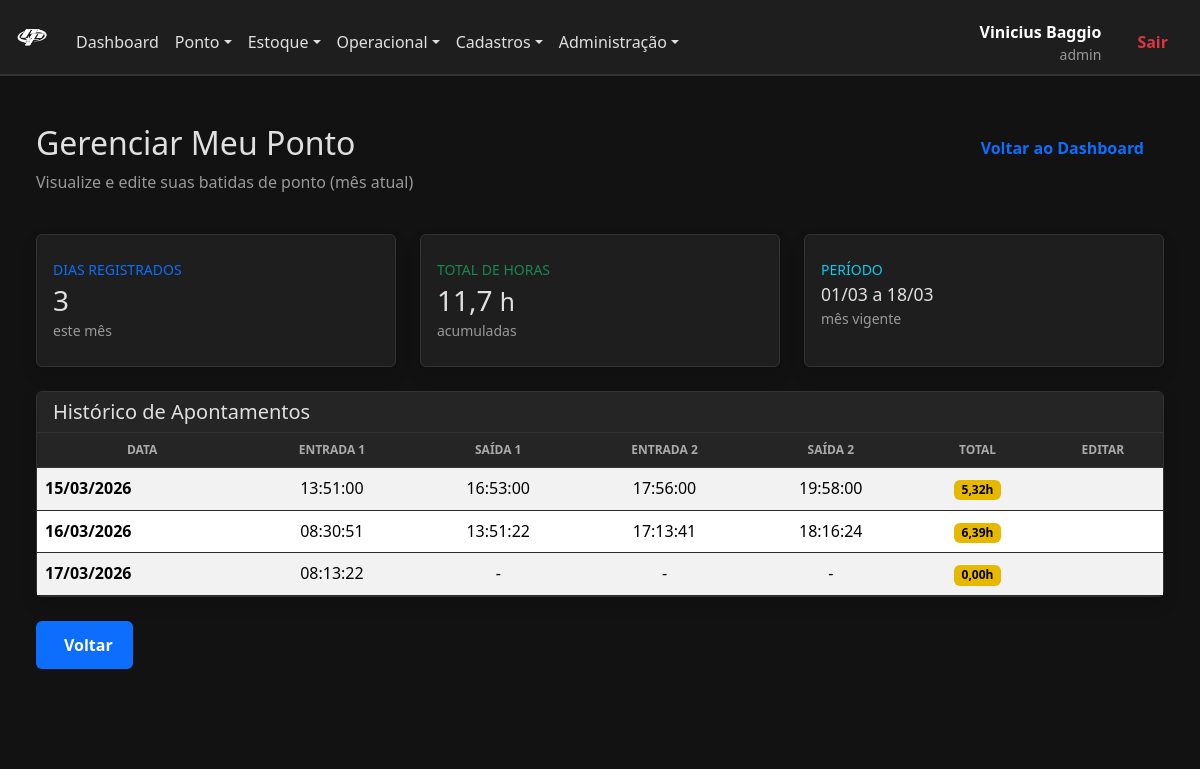
Screenshot of /index.php?rota=gerenciar_ponto_pessoal (signed in) with the database file from the repository.
### tables this page shows
CREATE TABLE `apontamentos_ponto` (
  `id` int(11) NOT NULL,
  `usuario_id` int(11) NOT NULL,
  `data` date NOT NULL,
  `hora_entrada_1` time DEFAULT NULL,
  `hora_saida_1` time DEFAULT NULL,
  `foto_entrada_1` varchar(255) DEFAULT NULL COMMENT 'Path: 2026-03-14/user_5_entrada_1.jpg',
  `foto_saida_1` varchar(255) DEFAULT NULL,
  `geo_entrada_1` varchar(50) DEFAULT NULL COMMENT 'Formato: -23.5505,-46.6333',
  `geo_saida_1` varchar(50) DEFAULT NULL,
  `geo_precisao_entrada_1` int(11) DEFAULT NULL COMMENT 'Precisão em metros',
  `geo_precisao_saida_1` int(11) DEFAULT NULL,
  `ip_origem_entrada_1` varchar(50) DEFAULT NULL,
  `ip_origem_saida_1` varchar(50) DEFAULT NULL,
  `device_id_entrada_1` varchar(255) DEFAULT NULL COMMENT 'Canvas fingerprint',
  `device_id_saida_1` varchar(255) DEFAULT NULL,
  `user_agent_entrada_1` text DEFAULT NULL,
  `user_agent_saida_1` text DEFAULT NULL,
  `hora_entrada_2` time DEFAULT NULL,
  `hora_saida_2` time DEFAULT NULL,
  `foto_entrada_2` varchar(255) DEFAULT NULL,
  `foto_saida_2` varchar(255) DEFAULT NULL,
  `geo_entrada_2` varchar(50) DEFAULT NULL,
  `geo_saida_2` varchar(50) DEFAULT NULL,
  `geo_precisao_entrada_2` int(11) DEFAULT NULL,
  `geo_precisao_saida_2` int(11) DEFAULT NULL,
  `ip_origem_entrada_2` varchar(50) DEFAULT NULL,
  `ip_origem_saida_2` varchar(50) DEFAULT NULL,
  `device_id_entrada_2` varchar(255) DEFAULT NULL,
  `device_id_saida_2` varchar(255) DEFAULT NULL,
  `user_agent_entrada_2` text DEFAULT NULL,
  `user_agent_saida_2` text DEFAULT NULL,
  `hora_entrada_3` time DEFAULT NULL,
  `hora_saida_3` time DEFAULT NULL,
  `foto_entrada_3` varchar(255) DEFAULT NULL,
  `foto_saida_3` varchar(255) DEFAULT NULL,
  `geo_entrada_3` varchar(50) DEFAULT NULL,
  `geo_saida_3` varchar(50) DEFAULT NULL,
  `geo_precisao_entrada_3` int(11) DEFAULT NULL,
  `geo_precisao_saida_3` int(11) DEFAULT NULL,
  `ip_origem_entrada_3` varchar(50) DEFAULT NULL,
  `ip_origem_saida_3` varchar(50) DEFAULT NULL,
  `device_id_entrada_3` varchar(255) DEFAULT NULL,
  `device_id_saida_3` varchar(255) DEFAULT NULL,
  `user_agent_entrada_3` text DEFAULT NULL,
  `user_agent_saida_3` text DEFAULT NULL,
  `status` varchar(50) DEFAULT 'presente' COMMENT 'presente, ausente, falta, atestado',
  `observacao` text DEFAULT NULL,
  `criado_em` datetime DEFAULT current_timestamp(),
  `atualizado_em` datetime DEFAULT current_timestamp() ON UPDATE current_timestamp()
);

### src/models/Ponto.php (called while the page is built, shortened)
<?php
class Ponto {
    public static function listarJornadaUsuario($usuario_id, $data_inicio, $data_fim) {
        $pdo = Database::getConnection();
        $sql = "SELECT * FROM apontamentos_ponto
                WHERE usuario_id = ? AND data BETWEEN ? AND ?
                ORDER BY data ASC";
        $stmt = $pdo->prepare($sql);
        $stmt->execute([$usuario_id, $data_inicio, $data_fim]);
        $apontamentos = $stmt->fetchAll(PDO::FETCH_ASSOC);
        foreach ($apontamentos as &$apt) {
            $horas = 0;
            if (!empty($apt['hora_entrada_1']) && !empty($apt['hora_saida_1'])) {
                $entrada = strtotime($apt['hora_entrada_1']);
                $saida = strtotime($apt['hora_saida_1']);
                if ($entrada !== false && $saida !== false) {
                    $horas += ($saida - $entrada) / 3600;
                }
            }
            if (!empty($apt['hora_entrada_2']) && !empty($apt['hora_saida_2'])) {
                $entrada = strtotime($apt['hora_entrada_2']);
                $saida = strtotime($apt['hora_saida_2']);
                if ($entrada !== false && $saida !== false) {
                    $horas += ($saida - $entrada) / 3600;
                }
            }
            if (!empty($apt['hora_entrada_3']) && !empty($apt['hora_saida_3'])) {
                $entrada = strtotime($apt['hora_entrada_3']);
                $saida = strtotime($apt['hora_saida_3']);
                if ($entrada !== false && $saida !== false) {
                    $horas += ($saida - $entrada) / 3600;
                }
            }
        }
        return $apontamentos;
    }
}
?>

### src/controllers/PontoController.php (the view, shortened to what this page needs)
<?php
require_once __DIR__ . '/../models/Ponto.php';
class PontoController {
    public function gerenciarMeuPonto() {
        $usuario_id = $_SESSION['user_id'];
        require __DIR__ . '/../views/geral/header.php';
        $data_inicio = date('Y-m-01');
        $data_fim = date('Y-m-t');
        try {
            $apontamentos = Ponto::listarJornadaUsuario($usuario_id, $data_inicio, $data_fim);
            $total_dias = count($apontamentos);
            $total_horas = array_sum(array_column($apontamentos, 'total_horas'));
        } catch (\Exception $e) {
            $apontamentos = [];
            $total_dias = 0;
            $total_horas = 0;
        }
        echo '<div class="container-fluid p-4">';
        echo '<div class="row mb-4">';
        echo '<div class="col-md-8">';
        echo '<h2><i class="fas fa-clock"></i> Gerenciar Meu Ponto</h2>';
        echo '<p class="text-muted">Visualize e edite suas batidas de ponto (mês atual)</p>';
        echo '</div>';
        echo '<div class="col-md-4 text-end">';
        echo '<a href="' . BASE_URL . 'index.php?rota=dashboard_ponto" class="btn btn-outline-primary">';
        echo '<i class="fas fa-chart-line"></i> Voltar ao Dashboard';
        echo '</a>';
        echo '</div>';
        echo '</div>';
        echo '<div class="row mb-4">';
        echo '<div class="col-md-4">';
        echo '<div class="card border-left-primary shadow h-100 py-2">';
        echo '<div class="card-body">';
        echo '<div class="text-primary text-uppercase mb-1 small">dias Registrados</div>';
        echo '<div class="h3 mb-0">' . $total_dias . '</div>';
        echo '<small class="text-muted">este mês</small>';
        echo '</div>';
        echo '</div>';
        echo '</div>';
        echo '<div class="col-md-4">';
        echo '<div class="card border-left-success shadow h-100 py-2">';
        echo '<div class="card-body">';
        echo '<div class="text-success text-uppercase mb-1 small">Total de Horas</div>';
        echo '<div class="h3 mb-0">' . number_format($total_horas, 1, ',', '.') . ' <small>h</small></div>';
        echo '<small class="text-muted">acumuladas</small>';
        echo '</div>';
        echo '</div>';
        echo '</div>';
        echo '<div class="col-md-4">';
        echo '<div class="card border-left-info shadow h-100 py-2">';
        echo '<div class="card-body">';
        echo '<div class="text-info text-uppercase mb-1 small">Período</div>';
        echo '<div class="h3 mb-0" style="font-size: 1.1rem;">' . date('d/m', strtotime($data_inicio)) . ' a ' . date('d/m') . '</div>';
        echo '<small class="text-muted">mês vigente</small>';
        echo '</div>';
        echo '</div>';
        echo '</div>';
        echo '</div>';
        echo '<div class="card shadow mb-4">';
        echo '<div class="card-header bg-light">';
        echo '<h5 class="mb-0"><i class="fas fa-table"></i> Histórico de Apontamentos</h5>';
        echo '</div>';
        echo '<div class="table-responsive">';
        echo '<table class="table table-striped table-hover mb-0">';
        echo '<thead class="table-light">';
        echo '<tr class="text-center small">';
        echo '<th>Data</th>';
        echo '<th>Entrada 1</th>';
        echo '<th>Saída 1</th>';
        echo '<th>Entrada 2</th>';
        echo '<th>Saída 2</th>';
        echo '<th>Total</th>';
        echo '<th>Editar</th>';
        echo '</tr>';
        echo '</thead>';
        echo '<tbody>';
        if (empty($apontamentos)) {
            echo '<tr><td colspan="7" class="text-center text-muted py-5">';
            echo '<i class="fas fa-inbox" style="font-size: 2.5rem; margin-bottom: 10px;"></i><br>';
            echo 'Nenhum apontamento neste período';
            echo '</td></tr>';
        } else {
            foreach ($apontamentos as $apt) {
                $data_fmt = date('d/m/Y', strtotime($apt['data'] ?? $apt['data_apontamento'] ?? ''));
                $total = number_format($apt['total_horas'] ?? 0, 2, ',', '.');
                echo '<tr>';
                echo '<td><strong>' . $data_fmt . '</strong></td>';
                echo '<td class="text-center">' . ($apt['hora_entrada_1'] ?? '-') . '</td>';
                echo '<td class="text-center">' . ($apt['hora_saida_1'] ?? '-') . '</td>';
                echo '<td class="text-center">' . ($apt['hora_entrada_2'] ?? '-') . '</td>';
                echo '<td class="text-center">' . ($apt['hora_saida_2'] ?? '-') . '</td>';
                echo '<td class="text-center">';
                echo '<span class="badge bg-primary">' . $total . 'h</span>';
                echo '</td>';
                echo '<td class="text-center">';
                echo '<a href="' . BASE_URL . 'index.php?rota=editar_ponto&id=' . ($apt['id'] ?? 0) . '" class="btn btn-sm btn-outline-warning">';
                echo '</a>';
                echo '</td>';
                echo '</tr>';
            }
        }
        echo '</tbody>';
        echo '</table>';
        echo '</div>';
        echo '</div>';
        echo '<div class="mb-4">';
        echo '<a href="' . BASE_URL . 'index.php?rota=meu_ponto" class="btn btn-primary">';
        echo '<i class="fas fa-arrow-left"></i> Voltar';
        echo '</a>';
        echo '</div>';
        echo '</div>';
        require __DIR__ . '/../views/geral/footer.php';
    }
}
?>

### assets/estilo.css (style rules this page uses)
:root { --bg-color: #121212; --surface-color: #1e1e1e; --bg-surface-2: #252525; --primary-color: #e6b800; --text-color: #e0e0e0; --sidebar-width: 260px; --brand-green: #27ae60; --brand-red: #c0392b; --transition-speed: 0.3s; }
* { box-sizing: border-box; }
html, body { background-color: var(--bg-color); color: var(--text-color); font-family: 'Segoe UI', Roboto, Helvetica, Arial, sans-serif; margin: 0; transition: padding-left var(--transition-speed) ease; line-height: 1.5; min-height: 100vh; }
a { text-decoration: none; color: inherit; }
.card { background-color: var(--surface-color); border-color: #333; color: var(--text-color); }
.card-header { background-color: #252525; border-color: #333; color: var(--text-color); }
.badge { background-color: var(--primary-color); color: #000; }
.badge.bg-primary { background-color: var(--primary-color) !important; color: #000 !important; }
.table { color: var(--text-color); border-color: #333; }
.table thead th { background-color: #252525; color: #aaa; border-color: #333; text-transform: uppercase; font-size: 12px; }
.table tbody td { border-color: #2a2a2a; }
.btn { padding: 12px 20px; border-radius: 6px; font-weight: bold; cursor: pointer; border: none; display: inline-flex; align-items: center; justify-content: center; gap: 8px; transition: 0.2s; }
a { color: var(--primary-color); transition: color 0.2s ease; }
.bg-light { background-color: #252525 !important; color: var(--text-color) !important; }
.table-light, thead.table-light, thead.bg-light, tr.bg-light { background-color: #252525 !important; color: #aaa !important; }
.table-light th, thead.table-light th, thead.bg-light th { background-color: #252525 !important; color: #aaa !important; border-color: #333 !important; }
.text-muted { color: #999 !important; }

### rows the page displays
apontamentos_ponto: data "15/03/2026", hora_entrada_1 "13:51:00", hora_saida_1 "16:53:00", hora_entrada_2 "17:56:00", hora_saida_2 "19:58:00", total "5,32"
apontamentos_ponto: data "16/03/2026", hora_entrada_1 "08:30:51", hora_saida_1 "13:51:22", hora_entrada_2 "17:13:41", hora_saida_2 "18:16:24", total "6,39"
apontamentos_ponto: data "17/03/2026", hora_entrada_1 "08:13:22", hora_saida_1 "-", hora_entrada_2 "-", hora_saida_2 "-", total "0,00"

### other values shown
$item['label'] "Dashboard"
$item['label'] "Ponto"
$item['label'] "Estoque"
$item['label'] "Operacional"
$item['label'] "Cadastros"
$item['label'] "Administração"
$_SESSION['user_name'] "Vinicius Baggio"
$_SESSION['user_nivel'] "admin"
$total_dias "3"
$total_horas "11,7"
